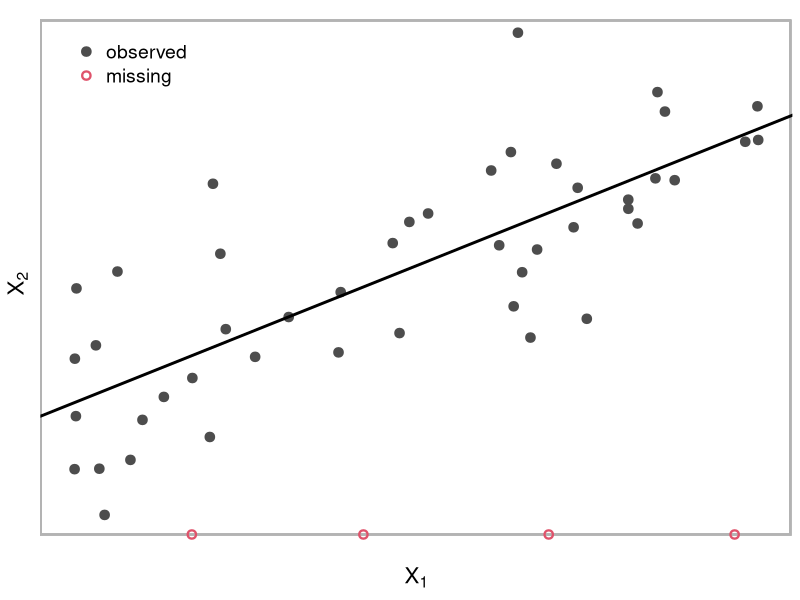

This figure's R source: (Note: this script raises an error after producing the figure.)
library(MASS)
library(RColorBrewer)
library(ggplot2)
library(gganimate)


projdir <- gsub("/Slides", "", getwd())


# simulate data ----------------------------------------------------------------
set.seed(2019)

N = 50
x <- runif(N, -2, 2)
y <- rnorm(N, 0, 0.9) + x

DF0 <- data.frame(x = x, y = y)
DF0$yorig <- DF0$y
DF0$y[order(DF0$x)[c(0.25, 0.45, 0.7, 0.95) * N]] <- NA

m <- 5
lm1 <- lm(y ~ x, DF0)
xmis <- DF0$x[is.na(DF0$y)]
imps <- predict(lm1, newdata = DF0[is.na(DF0$y), ])

DF0$y2 <- DF0$y
DF0$y2[is.na(DF0$y)] <- -3.5
DF0$ismis <- is.na(DF0$y)


# baseplot ---------------------------------------------------------------------
baseplot_min <- ggplot(DF0) +
  theme_light() +
  theme(panel.grid.major = element_blank(),
        panel.grid.minor = element_blank(),
        axis.ticks = element_blank(),
        axis.text = element_blank(),
        axis.title = element_text(size = 16),
        panel.border = element_blank(),
        legend.position = c(0.12, 0.92),
        legend.background = element_blank(),
        legend.text = element_text(size = 14)) +
  xlab(expression(X[1])) +
  ylab(expression(X[2]))


baseplot <- baseplot_min +
  scale_color_manual(name = "",
                     limits = c(FALSE, TRUE),
                     values = c(grey(0.3), 2),
                     labels = c("observed", "missing")) +
  scale_shape_manual(name = "",
                     limits = c(FALSE, TRUE),
                     values = c(19, 1),
                     labels = c("observed", "missing"))


# plot + points ----------------------------------------------------------------
dataplot <- baseplot +
  geom_rect(xmin = -2.15, xmax = 1.97, ymin = -3.5, ymax = 3,
            fill = 'transparent', color = grey(0.7)) +
  geom_point(aes(x = x, y = y2, shape = ismis, color = ismis),
             na.rm = T, size = 2, stroke = 1.2)

# add regression line ----------------------------------------------------------
reglineplot <- dataplot +
  geom_abline(intercept = coef(lm1)[1], slope = coef(lm1)[2], lwd = 1)

ggsave(reglineplot, file = 'Slides/graphics/Section02/reglineplot.pdf',
       width = 5.25, height = 3.5)

# regimp_movie -----------------------------------------------------------------
nstep <- 50

yvals <- sapply(imps, function(k) {
  s <- seq(-3.5, to = k, by = 5/(0.75*nstep))
  c(s, rep(k, nstep - length(s)))
})

linedat <- do.call(rbind, lapply(2:nrow(yvals), function(k) {
  data.frame(yline = c(yvals[c(1, k), ]),
             xline = rep(xmis, each = 2),
             group = rep(1:ncol(yvals), each = 2),
             time = k - 1)
}))

dotdat <- data.frame(xline = rep(xmis, colSums(apply(yvals, 2, duplicated)) + 1),
                     yline = rep(imps,
                                 colSums(apply(yvals, 2, duplicated)) + 1),
                     time = as.numeric(unlist(sapply(colSums(apply(yvals, 2,
                                                                   duplicated)) + 1,
                                          function(k) (nstep - k):(nstep - 1))))
)



regimp_movie <- reglineplot +
  geom_point(data = dotdat,
             aes(x = xline, y = yline),
             color = 2, shape = 19, size = 2) +
  geom_line(data = linedat,
            aes(x = xline, y = yline, group = group), color = 2, lty = 2) +
  transition_manual(time)

animate(regimp_movie, device = 'png', width = 5.25, height = 3.5, units = 'in',
        res = 300,
        renderer = file_renderer(dir = file.path(projdir, 'Slides/graphics/Section02/regimp_movie'),
                                 prefix = "regimp_movie"))

# multiple regression lines ----------------------------------------------------
set.seed(2019)
reglines_DF <- as.data.frame(MASS::mvrnorm(10, coef(lm1), vcov(lm1)))
reglines_DF$time <- as.numeric(1:nrow(reglines_DF))

regimps_DF <- do.call(rbind, lapply(xmis, function(k) {
  data.frame(x = k,
             y = reglines_DF$`(Intercept)` + k * reglines_DF$x,
             time = reglines_DF$time)
})
)
regimps_DF$id <- match(regimps_DF$x, unique(regimps_DF$x))

reglines_movie <- dataplot +
  geom_abline(data = reglines_DF, aes(intercept = `(Intercept)`,
                                      slope = x, group = time)) +
  transition_components(time, enter_length = 0.7,
                        exit_length = 1) +
  enter_fade() + exit_fade()

animate(reglines_movie, device = 'png', width = 5.25, height = 3.5, units = 'in',
        res = 300,
        renderer = file_renderer(dir = file.path(projdir, 'Slides/graphics/Section02/reglines_movie'),
                                 prefix = "reglines_movie"))

# regimps_movie ----------------------------------------------------------------
regimps_movie <- dataplot +
  geom_abline(data = reglines_DF, aes(intercept = `(Intercept)`,
                                      slope = x, group = time)) +
  geom_point(data = regimps_DF, aes(x = x, y = y, group = interaction(time, id)),
             size = 2, col = 2) +
  transition_components(time, enter_length = 0.7,
                        exit_length = 1) +
  enter_fade() + exit_fade()


animate(regimps_movie, device = 'png', width = 5.25, height = 3.5, units = 'in',
        res = 300,
        renderer = file_renderer(dir = file.path(projdir, 'Slides/graphics/Section02/regimps_movie'),
                                 prefix = "regimps_movie"))


# static version
regimps_static <- dataplot +
  geom_abline(data = reglines_DF, aes(intercept = `(Intercept)`,
                                      slope = x, group = time)) +
  geom_point(data = regimps_DF, aes(x = x, y = y, group = interaction(time, id)),
             size = 2, col = 2)

ggsave(regimps_static, file = 'Slides/graphics/Section04/regimps_static.pdf',
       width = 5.25, height = 3.5)


# regimps_movie <- dataplot +
#   geom_abline(data = reglines_DF, aes(intercept = `(Intercept)`,
#                                       slope = x, group = time)) +
#   geom_point(data = regimps_DF, aes(x = x, y = y, group = time), size = 2, col = 2) +
#   transition_time(time = time)# + enter_fade() + exit_fade()


# add random error -------------------------------------------------------------

test <- regimps_DF[regimps_DF$time %in% c(2, 4, 6, 8, 10), ]
test$group <- match(test$x, unique(test$x))
s <- seq(-2, 2, length = 20)
dn <- dnorm(s, 0, summary(lm1)$sigma)

densdat <- do.call(rbind, lapply(seq_along(test$x), function(k) {
  data.frame(xval = rep(test$x[k] - dn + 0.05, 2),
             yval = rep(test$y[k] + s, 2),
             group = test$group[k],
             time = test$time[k] - rep(c(1, 0), each = length(s)),
             col = test$time[k])
}))

impdat <- do.call(rbind, lapply(seq_along(test$x), function(k) {
  data.frame(xval = test$x[k],
             yval = c(NA, rep(rnorm(1, test$y[k], summary(lm1)$sigma),
                      max(test$time) - test$time[k] + 1)),
             group = test$group[k],
             time = c(test$time[k] - 1, test$time[k]:max(test$time)),
             col = test$time[k])
}))

reglines_DFnew <- reglines_DF[rep(c(2, 4, 6, 8, 10), each = 2), ]
reglines_DFnew$col <- as.character(reglines_DFnew$time)
reglines_DFnew$time <- 1:10


ranerrplot <- baseplot_min +
  geom_rect(xmin = -2.15, xmax = 1.97, ymin = -3.5, ymax = 3.9,
            fill = 'transparent', color = grey(0.7)) +
  geom_point(aes(x = x, y = y2, shape = as.character(ismis),
                 color = as.character(ismis)),
             na.rm = T, size = 1.5, stroke = 1.2) +
  geom_abline(data = reglines_DFnew[reglines_DFnew$time == 1, ],
              aes(intercept = `(Intercept)`,
                  slope = x, group = time, color = col)) +
  geom_polygon(data = densdat[densdat$time == 1, ],
               aes(xval, yval, group = interaction(group, time),
                   fill = as.character(col)),
               alpha = 0.1) +
  geom_path(data = densdat[densdat$time == 1, ], na.rm = TRUE,
            aes(xval, yval, group = interaction(group, time),
                color = as.character(col))) +
  scale_y_continuous(limits = c(-3.6, 3.9), expand = c(0, 0)) +
  scale_color_manual(name = "", guide = FALSE,
                     limits = c("FALSE", "TRUE", 2, 4, 6, 8, 10),
                     values = c(grey(0.7), 'red', brewer.pal(5, 'Dark2'))) +
  scale_fill_manual(guide = FALSE, limits = c(2, 4, 6, 8, 10),
                    values = brewer.pal(5, 'Dark2')) +
  scale_shape_manual(name = "",
                     limits = c('FALSE', "TRUE"),
                     labels = c('observed', 'missing'),
                     values = c(19, 1))

ggsave(ranerrplot, file = file.path(projdir, 'Slides/graphics/Section02/ranerrplot.pdf'),
       width = 5.25, height = 3.75)



ranerr_movie <- baseplot_min +
  geom_rect(xmin = -2.15, xmax = 1.97, ymin = -3.5, ymax = 3.9,
            fill = 'transparent', color = grey(0.7)) +
  geom_point(aes(x = x, y = y2, shape = as.character(ismis),
                 color = as.character(ismis)),
             na.rm = T, size = 1.5, stroke = 1.2) +
  geom_abline(data = reglines_DFnew,
              aes(intercept = `(Intercept)`,
                  slope = x, group = time, color = col)) +
  geom_polygon(data = densdat,
               aes(xval, yval, group = interaction(group, time),
                   fill = as.character(col)),
                  alpha = 0.1) +
  geom_path(data = densdat, na.rm = TRUE,
            aes(xval, yval, group = interaction(group, time),
                color = as.character(col))) +
  geom_point(data = impdat, size = 2, na.rm = TRUE, stroke = 1.2,
             aes(xval, yval, group = interaction(group, time),
                 color = as.character(col), shape = "imp")) +
  scale_y_continuous(limits = c(-3.6, 3.9), expand = c(0, 0)) +
  transition_manual(time) +
  scale_color_manual(name = "", guide = FALSE,
                     limits = c("FALSE", "TRUE", 2, 4, 6, 8, 10),
                     values = c(grey(0.7), 'red', brewer.pal(5, 'Dark2'))) +
  scale_fill_manual(guide = FALSE, limits = c(2, 4, 6, 8, 10),
                    values = brewer.pal(5, 'Dark2')) +
  scale_shape_manual(name = "",
                     limits = c('FALSE', "TRUE", "imp"),
                     values = c(19, 1, 8),
                     labels = c('observed', 'missing', 'imputed'))


animate(ranerr_movie, device = 'png', width = 5.25, height = 3.75, units = 'in',
        res = 300,
        renderer = file_renderer(dir = file.path(projdir, 'Slides/graphics/Section02/ranerr_movie'),
                                 prefix = "ranerr_movie"))



ranerrimpsplot <- baseplot_min +
  geom_rect(xmin = -2.15, xmax = 1.97, ymin = -3.5, ymax = 3.9,
            fill = 'transparent', color = grey(0.7)) +
  geom_point(aes(x = x, y = y2, shape = as.character(ismis),
                 color = as.character(ismis)),
             na.rm = T, size = 1.5, stroke = 1.2) +
  geom_point(data = impdat, size = 2, na.rm = TRUE, stroke = 1.2,
             aes(xval, yval, group = interaction(group, time),
                 color = as.character(col), shape = "imp")) +
  scale_y_continuous(limits = c(-3.6, 3.9), expand = c(0, 0)) +
  scale_color_manual(name = "", guide = FALSE,
                     limits = c("FALSE", "TRUE", 2, 4, 6, 8, 10),
                     values = c(grey(0.7), 'red', brewer.pal(5, 'Dark2'))) +
  scale_shape_manual(name = "",
                     limits = c('FALSE', "TRUE", "imp"),
                     values = c(19, 1, 8),
                     labels = c('observed', 'missing', 'imputed'))


ggsave(ranerrimpsplot, file = file.path(projdir, "Slides/graphics/Section02/ranerrimpsplot.pdf"),
                                        width = 5.25, height = 3.75)



# demo traceplot --------------------------------------------------------------
set.seed(2020)
d <- 100
m <- 3
init <- c(-50, 50, 20)
x <- sapply(init, rnorm, n = d, sd = 0.1)
colnames(x) <- 1:ncol(x)
xorig <- rnorm(d/5, 3, 1)
mus <- sds <- matrix(nrow = 0, ncol = m)
for (i in 1:2000) {
  set <- x[nrow(x):(nrow(x) - d + 1), ]
  samp <- rbind(cbind(xorig, xorig, xorig), set)
  mu <- colMeans(samp) + rgamma(3, 0.1, 0.1)
  sd <- pmin(3, apply(samp, 2, sd))
  mus <- rbind(mus, mu)
  sds <- rbind(sds, sd)
  x <- rbind(x, rnorm(m, mu, sd))
}



p <- ggplot(reshape2::melt(x[d:nrow(x), ]), aes(x = Var1, y = value,
                                                color = factor(Var2))) +
  geom_line() +
  theme(legend.position = c(0.92, 0.18),
        panel.grid = element_blank(),
        legend.background = element_blank(),
        legend.key = element_blank(),
        axis.text.y = element_blank(),
        axis.title.y = element_blank(),
        axis.ticks.y = element_blank(),
        panel.background = element_rect(fill = grey(0.98), color = grey(0.85))) +
  xlab('iteration')

ggsave(
  p + scale_color_brewer(palette = "Dark2", name = "",
                         labels = paste("chain", 1:3)),
  file = file.path(projdir, "Slides/graphics/Section02/demotrace_01.pdf"), 
  width = 8, height = 3.5)


ggsave(
  p + scale_color_manual(name = "", values = rep("#0c2074", 3),
                         labels = paste("chain", 1:3)),
  file = file.path(projdir, "Slides/graphics/Section02/demotrace_02.pdf"), 
  width = 8, height = 3.5)



## trace summaries ---------------------------------------------------------
set.seed(2020)
N = 20
m = 3
maxit <- 30

dat <- expand.grid(list(id = paste("ID", 1:N),
                        imp = paste0("imp", 1:m),
                        it = 1:maxit))

dat$y <- rnorm(nrow(dat), mean = 0, sd = 0.5)

library(plyr)
meandat <- ddply(dat, c("imp", "it"), summarize, mean = mean(y))




# * convplot 0 -------------------------------------------------------------

convplot0 <- list(
  theme(legend.position = 'bottom',
        panel.background = element_rect(fill = grey(0.98), color = grey(0.85)),
        strip.background = element_rect(fill = grey(0.85), color = grey(0.85)),
        panel.grid = element_blank(),
        axis.text.y = element_blank(),
        axis.ticks.y = element_blank()),
  xlab("iteration"),
  ylab("imputed value"),
  scale_color_brewer(palette = "Dark2",
                     name = "imputation number:",
                     labels = 1:3)
)

# * convplot 1a -------------------------------------------------------------
convplot1a <- ggplot(dat, aes(x = it, y = y, color = imp)) +
  geom_line() +
  facet_wrap("id") +
  convplot0

ggsave(convplot1a, file = file.path(projdir, "Slides/graphics/Section02/convplot1a.pdf"),
       width = 8, height = 4.4)


g2 <- ggplot(dat, aes(x = it, y = y, color = imp, group = id)) +
  facet_wrap("imp", ncol = 1,
             labeller = labeller(imp = c("imp1" = "imputation 1",
                                         "imp2" = "imputation 2",
                                         "imp3" = "imputation 3"))) +
  convplot0

ggsave(g2 + geom_line() +
         theme(legend.position = 'none'), 
       file = file.path(projdir, "Slides/graphics/Section02/convplot1b.pdf"),
       width = 2.5, height = 4.1)


ggsave(
  g2 + geom_line(alpha = 0.3) +
    geom_line(data = meandat, aes(x = it, y = mean, group = 1), lwd = 1) +
    theme(legend.position = 'none'),
  file = file.path(projdir, "Slides/graphics/Section02/convplot1c.pdf"),
  width = 2.5, height = 4.1)


convplot1d <- ggplot(meandat, aes(x = it, y = mean, color = imp)) +
  geom_line(lwd = 0.7) +
  # facet_wrap("x", scales = 'free', ncol = 4) +
  convplot0 +
  theme(legend.position = 'none')

ggsave(convplot1d, file = file.path(projdir, "Slides/graphics/Section02/convplot1d.pdf"),
       width = 2.5, height = 2.5)
